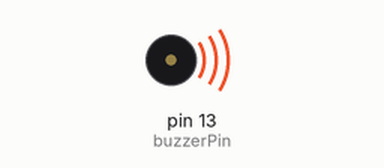
Recording of a sketch running on a simulated Arduino Uno, built with avr-gcc and run on an emulated ATmega328P. Parts: buzzer (waves = sounding).

Above: at 0.2 s.
At 6.5 s:
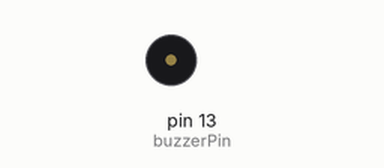
Timing chart, 0 to 8.1 s (numbered marks = the images above):
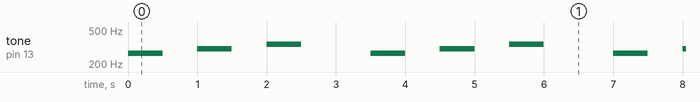

The sketch:

toneBuzzer.ino
```cpp
const int buzzerPin = 13;

void setup() {
  // put your setup code here, to run once:
  pinMode(buzzerPin, OUTPUT);
}

void loop() {
  // put your main code here, to run repeatedly:
  tone(buzzerPin, 269.292);
  delay(500);
  noTone(buzzerPin);
  delay(500);
  tone(buzzerPin, 302.270);
  delay(500);
  noTone(buzzerPin);
  delay(500);
  tone(buzzerPin, 339.286);
  delay(500);
  noTone(buzzerPin);
  delay(1000);

}
```

Measured:
- by itself, tone on pin 13 (buzzerPin): repeats every 3.5 s: silent 0.50 s, 302 Hz 0.50 s, silent 0.50 s, 339 Hz 0.50 s, silent 1.0 s, 269 Hz 0.50 s
